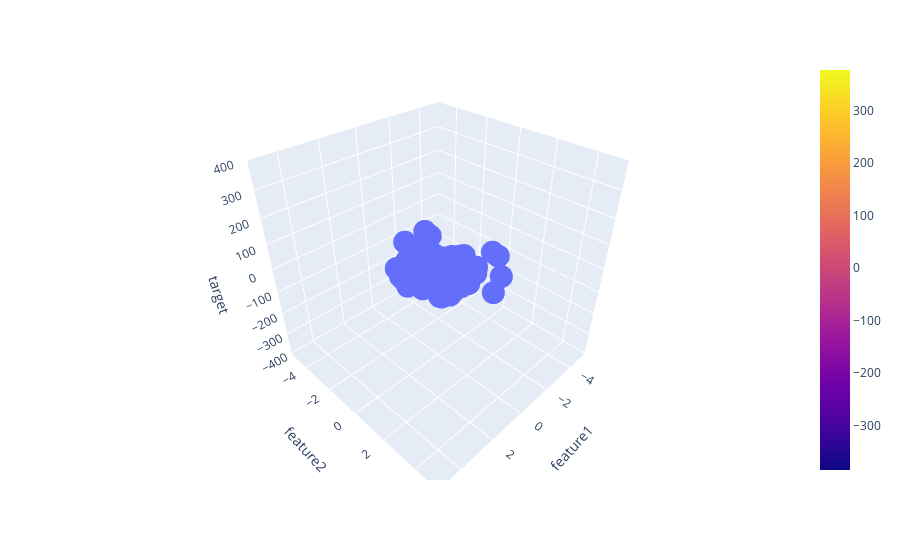

Notebook code cell kept with this figure:
### Code cell
fig = px.scatter_3d(df,x='feature1',y='feature2',z='target')

fig.add_trace(go.Surface(x=x,y=y,z=z))
fig.show()
